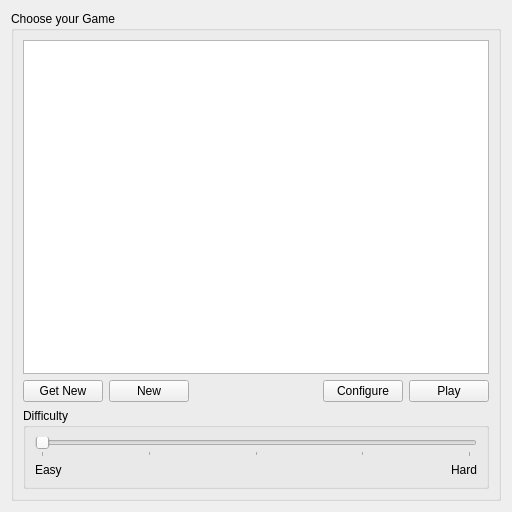
<ui version="4.0" >
 <class>WelcomeScreen</class>
 <widget class="QWidget" name="WelcomeScreen" >
  <property name="geometry" >
   <rect>
    <x>0</x>
    <y>0</y>
    <width>512</width>
    <height>512</height>
   </rect>
  </property>
  <property name="windowTitle" >
   <string>Form</string>
  </property>
  <layout class="QHBoxLayout" >
   <item>
    <widget class="QGroupBox" name="groupBox1" >
     <property name="title" >
      <string>Choose your Game</string>
     </property>
     <layout class="QVBoxLayout" >
      <item>
       <widget class="QListWidget" name="gameListWidget" />
      </item>
      <item>
       <layout class="QHBoxLayout" >
        <item>
         <widget class="QPushButton" name="getNewGameButton" >
          <property name="text" >
           <string>Get New</string>
          </property>
         </widget>
        </item>
        <item>
         <widget class="QPushButton" name="createNewGameButton" >
          <property name="text" >
           <string>New</string>
          </property>
         </widget>
        </item>
        <item>
         <spacer>
          <property name="orientation" >
           <enum>Qt::Horizontal</enum>
          </property>
          <property name="sizeHint" >
           <size>
            <width>40</width>
            <height>20</height>
           </size>
          </property>
         </spacer>
        </item>
        <item>
         <widget class="QPushButton" name="configureGameButton" >
          <property name="text" >
           <string>Configure</string>
          </property>
         </widget>
        </item>
        <item>
         <widget class="QPushButton" name="playGameButton" >
          <property name="text" >
           <string>Play</string>
          </property>
         </widget>
        </item>
       </layout>
      </item>
      <item>
       <widget class="QGroupBox" name="groupBox2" >
        <property name="title" >
         <string>Difficulty</string>
        </property>
        <layout class="QVBoxLayout" >
         <item>
          <widget class="QSlider" name="difficultySlider" >
           <property name="maximum" >
            <number>4</number>
           </property>
           <property name="pageStep" >
            <number>1</number>
           </property>
           <property name="orientation" >
            <enum>Qt::Horizontal</enum>
           </property>
           <property name="tickPosition" >
            <enum>QSlider::TicksBelow</enum>
           </property>
           <property name="tickInterval" >
            <number>0</number>
           </property>
          </widget>
         </item>
         <item>
          <layout class="QHBoxLayout" >
           <item>
            <widget class="QLabel" name="label1" >
             <property name="text" >
              <string>Easy</string>
             </property>
            </widget>
           </item>
           <item>
            <widget class="QLabel" name="label2" >
             <property name="text" >
              <string>Hard</string>
             </property>
             <property name="alignment" >
              <set>Qt::AlignAbsolute|Qt::AlignBottom|Qt::AlignCenter|Qt::AlignHCenter|Qt::AlignHorizontal_Mask|Qt::AlignJustify|Qt::AlignLeading|Qt::AlignLeft|Qt::AlignRight|Qt::AlignTop|Qt::AlignTrailing|Qt::AlignVCenter|Qt::AlignVertical_Mask</set>
             </property>
            </widget>
           </item>
          </layout>
         </item>
        </layout>
       </widget>
      </item>
     </layout>
    </widget>
   </item>
  </layout>
 </widget>
 <resources/>
 <connections/>
</ui>
